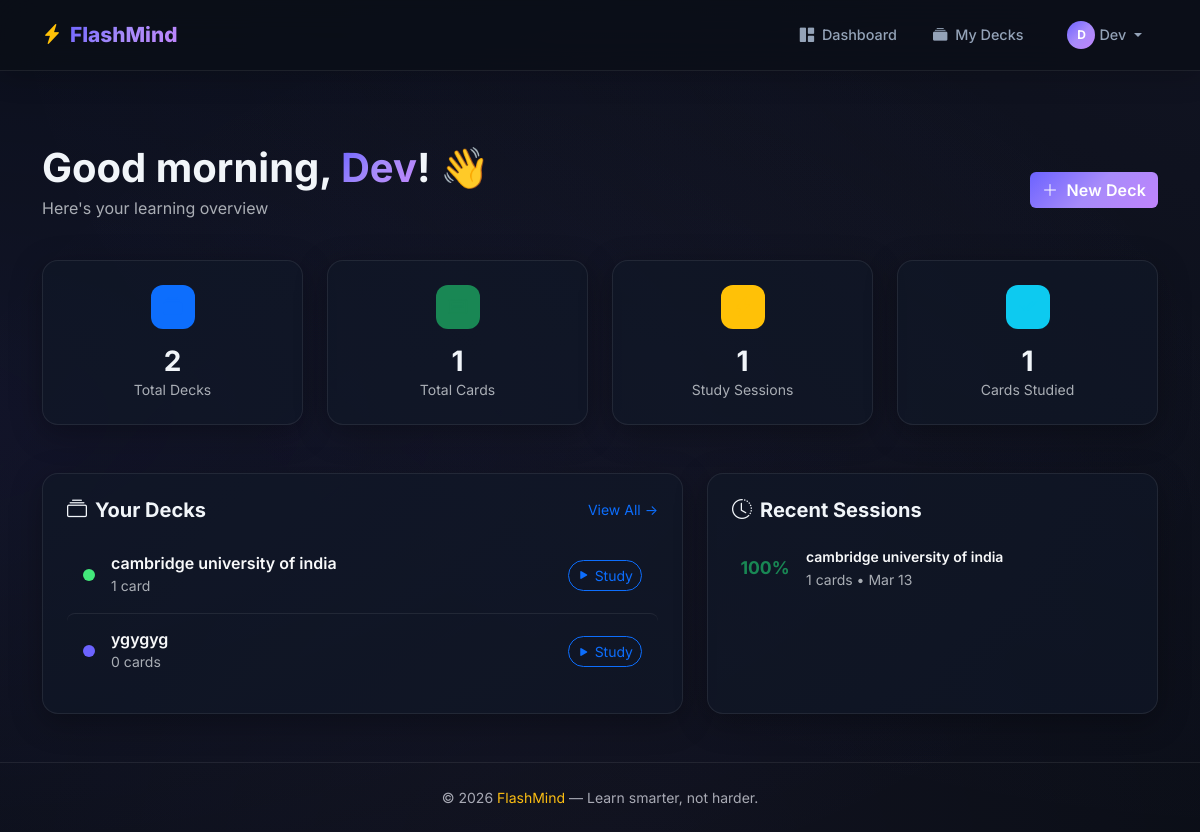
The app's page /dashboard (signed in) with its own data.
### models.py (models this page shows, shortened)
class User(UserMixin, db.Model):
    __tablename__ = 'users'
    id = db.Column(db.Integer, primary_key=True)
    username = db.Column(db.String(80), unique=True, nullable=False, index=True)
    email = db.Column(db.String(120), unique=True, nullable=False, index=True)
    password_hash = db.Column(db.String(256), nullable=False)
    created_at = db.Column(db.DateTime, default=lambda: datetime.now(timezone.utc))
    decks = db.relationship('Deck', backref='author', lazy='dynamic', cascade='all, delete-orphan')
    study_sessions = db.relationship('StudySession', backref='user', lazy='dynamic', cascade='all, delete-orphan')

class Deck(db.Model):
    __tablename__ = 'decks'
    id = db.Column(db.Integer, primary_key=True)
    title = db.Column(db.String(200), nullable=False)
    description = db.Column(db.Text, default='')
    color = db.Column(db.String(7), default='#6C63FF')
    user_id = db.Column(db.Integer, db.ForeignKey('users.id'), nullable=False)
    created_at = db.Column(db.DateTime, default=lambda: datetime.now(timezone.utc))
    cards = db.relationship('Card', backref='deck', lazy='dynamic', cascade='all, delete-orphan')
    study_sessions = db.relationship('StudySession', backref='deck', lazy='dynamic', cascade='all, delete-orphan')
    @property
    def card_count(self):
        return self.cards.count()

class StudySession(db.Model):
    __tablename__ = 'study_sessions'
    id = db.Column(db.Integer, primary_key=True)
    user_id = db.Column(db.Integer, db.ForeignKey('users.id'), nullable=False)
    deck_id = db.Column(db.Integer, db.ForeignKey('decks.id'), nullable=False)
    cards_studied = db.Column(db.Integer, default=0)
    correct_count = db.Column(db.Integer, default=0)
    duration_seconds = db.Column(db.Integer, default=0)
    completed_at = db.Column(db.DateTime, default=lambda: datetime.now(timezone.utc))
    @property
    def accuracy(self):
        if self.cards_studied == 0:
            return 0
        return round((self.correct_count / self.cards_studied) * 100)

### app.py (the view)
@app.route('/dashboard')
@login_required
def dashboard():
    decks = current_user.decks.order_by(Deck.created_at.desc()).all()
    total_cards = sum(d.card_count for d in decks)
    sessions = current_user.study_sessions.order_by(
        StudySession.completed_at.desc()).limit(10).all()
    total_sessions = current_user.study_sessions.count()
    total_studied = sum(s.cards_studied for s in
                        current_user.study_sessions.all())
    return render_template('dashboard.html',
                           decks=decks,
                           total_cards=total_cards,
                           sessions=sessions,
                           total_sessions=total_sessions,
                           total_studied=total_studied)

### app.py (called while the page is built)
@login_manager.user_loader
def load_user(user_id):
    return db.session.get(User, int(user_id))

### templates/dashboard.html (shortened to what this page needs)
{% extends 'base.html' %}
{% block content %}
<section class="py-5 mt-4">
    <div class="container">
        <div class="row mb-4 animate-slide-up">
            <div class="col">
                <h1 class="fw-bold mb-1">
                    Good {{ 'morning' if 6 <= range(24)|list|length else 'evening' }}, <span class="gradient-text">{{ current_user.username }}</span>! 👋
                </h1>
                <p class="text-muted">Here's your learning overview</p>
            </div>
            <div class="col-auto d-flex align-items-center">
                <a href="{{ url_for('create_deck') }}" class="btn btn-primary btn-glow">
                    <i class="bi bi-plus-lg me-1"></i> New Deck
                </a>
            </div>
        </div>
        <div class="row g-4 mb-5">
            <div class="col-6 col-lg-3 animate-slide-up" style="animation-delay: 0.1s;">
                <div class="stats-card glass-card p-4">
                    <div class="stats-icon bg-primary bg-opacity-15 text-primary">
                        <i class="bi bi-collection-fill"></i>
                    </div>
                    <h3 class="fw-bold mt-3 mb-0">{{ decks|length }}</h3>
                    <p class="text-muted small mb-0">Total Decks</p>
                </div>
            </div>
            <div class="col-6 col-lg-3 animate-slide-up" style="animation-delay: 0.15s;">
                <div class="stats-card glass-card p-4">
                    <div class="stats-icon bg-success bg-opacity-15 text-success">
                        <i class="bi bi-card-heading"></i>
                    </div>
                    <h3 class="fw-bold mt-3 mb-0">{{ total_cards }}</h3>
                    <p class="text-muted small mb-0">Total Cards</p>
                </div>
            </div>
            <div class="col-6 col-lg-3 animate-slide-up" style="animation-delay: 0.2s;">
                <div class="stats-card glass-card p-4">
                    <div class="stats-icon bg-warning bg-opacity-15 text-warning">
                        <i class="bi bi-lightning-charge-fill"></i>
                    </div>
                    <h3 class="fw-bold mt-3 mb-0">{{ total_sessions }}</h3>
                    <p class="text-muted small mb-0">Study Sessions</p>
                </div>
            </div>
            <div class="col-6 col-lg-3 animate-slide-up" style="animation-delay: 0.25s;">
                <div class="stats-card glass-card p-4">
                    <div class="stats-icon bg-info bg-opacity-15 text-info">
                        <i class="bi bi-check2-all"></i>
                    </div>
                    <h3 class="fw-bold mt-3 mb-0">{{ total_studied }}</h3>
                    <p class="text-muted small mb-0">Cards Studied</p>
                </div>
            </div>
        </div>
        <div class="row g-4">
            <div class="col-lg-7 animate-slide-up" style="animation-delay: 0.3s;">
                <div class="glass-card p-4">
                    <div class="d-flex justify-content-between align-items-center mb-3">
                        <h5 class="fw-bold mb-0"><i class="bi bi-collection me-2"></i>Your Decks</h5>
                        <a href="{{ url_for('decks') }}" class="text-primary small text-decoration-none">View All →</a>
                    </div>
                    {% if decks %}
                    <div class="deck-list">
                        {% for deck in decks[:5] %}
                        <a href="{{ url_for('deck_detail', deck_id=deck.id) }}" class="deck-list-item d-flex align-items-center p-3 rounded-3 text-decoration-none">
                            <div class="deck-color-dot me-3" style="background: {{ deck.color }};"></div>
                            <div class="flex-grow-1">
                                <h6 class="fw-semibold mb-0 text-light">{{ deck.title }}</h6>
                                <small class="text-muted">{{ deck.card_count }} card{{ 's' if deck.card_count != 1 }}</small>
                            </div>
                            <div>
                                <span class="btn btn-sm btn-outline-primary rounded-pill">
                                    <i class="bi bi-play-fill"></i> Study
                                </span>
                            </div>
                        </a>
                        {% endfor %}
                    </div>
                    {% endif %}
                </div>
            </div>
            <div class="col-lg-5 animate-slide-up" style="animation-delay: 0.35s;">
                <div class="glass-card p-4 h-100">
                    <h5 class="fw-bold mb-3"><i class="bi bi-clock-history me-2"></i>Recent Sessions</h5>
                    {% if sessions %}
                    <div class="session-list">
                        {% for session in sessions %}
                        <div class="session-item d-flex align-items-center p-2 mb-2 rounded-3">
                            <div class="session-score me-3 {% if session.accuracy >= 80 %}text-success{% elif session.accuracy >= 50 %}text-warning{% else %}text-danger{% endif %}">
                                {{ session.accuracy }}%
                            </div>
                            <div class="flex-grow-1">
                                <small class="fw-semibold text-light d-block">{{ session.deck.title }}</small>
                                <small class="text-muted">{{ session.cards_studied }} cards • {{ session.completed_at.strftime('%b %d') }}</small>
                            </div>
                        </div>
                        {% endfor %}
                    </div>
                    {% else %}
                    <div class="text-center py-4">
                        <i class="bi bi-journal-text text-muted display-5 d-block mb-2"></i>
                        <p class="text-muted small">No study sessions yet.</p>
                    </div>
                    {% endif %}
                </div>
            </div>
        </div>
    </div>
</section>
{% endblock %}

### templates/base.html (shortened to what this page needs)
<!DOCTYPE html>
<html lang="en" data-bs-theme="dark">
<head>
    <link href="https://cdn.jsdelivr.net/npm/bootstrap@5.3.2/dist/css/bootstrap.min.css" rel="stylesheet">
    <link href="https://cdn.jsdelivr.net/npm/bootstrap-icons@1.11.2/font/bootstrap-icons.min.css" rel="stylesheet">
    <link rel="stylesheet" href="{{ url_for('static', filename='css/style.css') }}">
</head>
<body>
    <nav class="navbar navbar-expand-lg navbar-dark fixed-top glass-navbar">
        <div class="container">
            <a class="navbar-brand fw-bold d-flex align-items-center gap-2" href="{{ url_for('index') }}">
                <i class="bi bi-lightning-charge-fill text-warning"></i>
                <span class="brand-text">FlashMind</span>
            </a>
            <div class="collapse navbar-collapse" id="navbarNav">
                <ul class="navbar-nav ms-auto align-items-center gap-1">
                    {% if current_user.is_authenticated %}
                    <li class="nav-item">
                        <a class="nav-link" href="{{ url_for('dashboard') }}">
                            <i class="bi bi-grid-1x2-fill me-1"></i> Dashboard
                        </a>
                    </li>
                    <li class="nav-item">
                        <a class="nav-link" href="{{ url_for('decks') }}">
                            <i class="bi bi-collection-fill me-1"></i> My Decks
                        </a>
                    </li>
                    <li class="nav-item ms-2">
                        <div class="dropdown">
                            <a class="nav-link dropdown-toggle d-flex align-items-center gap-1" href="#" role="button" data-bs-toggle="dropdown">
                                <div class="avatar-sm">{{ current_user.username[0]|upper }}</div>
                                {{ current_user.username }}
                            </a>
                        </div>
                    </li>
                    {% endif %}
                </ul>
            </div>
        </div>
    </nav>
    <div class="container mt-5 pt-4">
    </div>
    <main class="main-content">
        {% block content %}{% endblock %}
    </main>
    <footer class="footer-section mt-auto">
        <div class="container text-center py-4">
            <p class="mb-0 text-muted small">
                &copy; 2026 <span class="text-warning">FlashMind</span> — Learn smarter, not harder.
            </p>
        </div>
    </footer>
</body>
</html>

### static/css/style.css (style rules this page uses)
:root { --bg-primary: #0a0e17; --bg-secondary: #111827; --bg-card: rgba(17, 24, 39, 0.7); --glass-bg: rgba(255, 255, 255, 0.04); --glass-border: rgba(255, 255, 255, 0.08); --glass-shadow: 0 8px 32px rgba(0, 0, 0, 0.3); --accent-primary: #6C63FF; --accent-secondary: #A78BFA; --accent-gradient: linear-gradient(135deg, #6C63FF, #A78BFA, #C084FC); --text-primary: #f1f5f9; --text-muted: #94a3b8; --radius-lg: 16px; --radius-md: 12px; --radius-sm: 8px; --transition: all 0.3s cubic-bezier(0.4, 0, 0.2, 1); }
* { margin: 0; padding: 0; box-sizing: border-box; }
body { font-family: 'Inter', -apple-system, BlinkMacSystemFont, sans-serif; background: var(--bg-primary); color: var(--text-primary); min-height: 100vh; overflow-x: hidden; display: flex; flex-direction: column; }
body::before { content: ''; position: fixed; top: -50%; left: -50%; width: 200%; height: 200%; background: radial-gradient(ellipse at 20% 50%, rgba(108, 99, 255, 0.08) 0%, transparent 50%), radial-gradient(ellipse at 80% 20%, rgba(167, 139, 250, 0.05) 0%, transparent 50%), radial-gradient(ellipse at 50% 80%, rgba(192, 132, 252, 0.04) 0%, transparent 50%); pointer-events: none; z-index: 0; }
.main-content { position: relative; z-index: 1; flex: 1; }
.glass-navbar { background: rgba(10, 14, 23, 0.8) !important; backdrop-filter: blur(20px); -webkit-backdrop-filter: blur(20px); border-bottom: 1px solid var(--glass-border); box-shadow: 0 4px 30px rgba(0, 0, 0, 0.2); padding: 0.8rem 0; transition: var(--transition); }
.brand-text { font-weight: 800; font-size: 1.3rem; background: var(--accent-gradient); -webkit-background-clip: text; -webkit-text-fill-color: transparent; background-clip: text; }
.navbar .nav-link { color: var(--text-muted) !important; font-weight: 500; font-size: 0.9rem; padding: 0.5rem 1rem !important; border-radius: var(--radius-sm); transition: var(--transition); }
.avatar-sm { width: 28px; height: 28px; border-radius: 50%; background: var(--accent-gradient); display: inline-flex; align-items: center; justify-content: center; font-size: 0.75rem; font-weight: 700; color: white; }
.glass-card { background: var(--bg-card); backdrop-filter: blur(10px); -webkit-backdrop-filter: blur(10px); border: 1px solid var(--glass-border); border-radius: var(--radius-lg); box-shadow: var(--glass-shadow); transition: var(--transition); }
.btn-primary { background: var(--accent-gradient) !important; border: none !important; font-weight: 600; letter-spacing: 0.01em; transition: var(--transition); }
.btn-glow { position: relative; overflow: hidden; }
.btn-glow::after { content: ''; position: absolute; top: -50%; left: -50%; width: 200%; height: 200%; background: radial-gradient(circle, rgba(255, 255, 255, 0.15) 0%, transparent 60%); opacity: 0; transition: opacity 0.3s; }
.gradient-text { background: var(--accent-gradient); -webkit-background-clip: text; -webkit-text-fill-color: transparent; background-clip: text; }
.stats-card { text-align: center; transition: var(--transition); }
.stats-icon { width: 44px; height: 44px; border-radius: var(--radius-md); display: inline-flex; align-items: center; justify-content: center; font-size: 1.2rem; margin: 0 auto; }
.deck-list-item { transition: var(--transition); color: var(--text-primary); }
.deck-list-item + .deck-list-item { border-top: 1px solid var(--glass-border); }
.deck-color-dot { width: 12px; height: 12px; border-radius: 50%; flex-shrink: 0; }
.session-item { transition: var(--transition); }
.session-score { font-size: 1.1rem; font-weight: 700; min-width: 50px; text-align: center; }
.animate-slide-up { animation: slide-up 0.6s cubic-bezier(0.4, 0, 0.2, 1) both; }
.footer-section { border-top: 1px solid var(--glass-border); background: rgba(10, 14, 23, 0.5); }

### records on screen
User: username "D", username "Dev"
Deck: title "cambridge university of india", card_count "1"
Deck: title "ygygyg", card_count "0", card_count "s"
StudySession: accuracy "100", deck "cambridge university of india", cards_studied "1", completed_at "Mar 13"

### other values on screen
{{ 'morning' if 6 <= range(24)|list|length else 'evening' }} "morning"
{{ decks|length }} "2"
{{ total_cards }} "1"
{{ total_sessions }} "1"
{{ total_studied }} "1"
